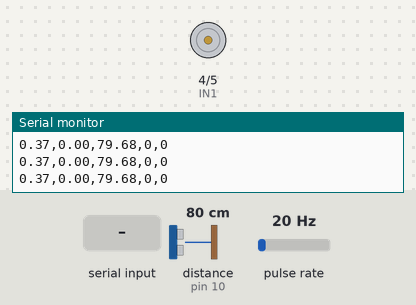
The sketch below on a simulated Arduino Uno, built with avr-gcc and run on an emulated ATmega328P. On the bench: motor-driver pin pairs drawn as motors (green arrow = first pin HIGH = forward, orange = second pin HIGH = backward, longer = more drive, scaled by the enable pin), the last lines printed to the serial monitor. Wiring (inferred from the names in the program): ultrasonic range finder: trigger pin 9; echo pin 10; pulse sensor: data pin 2. The test bench sets the inputs (shaded band); at power-on: pulse rate 20 Hz, distance to the obstacle (sensor on pin 10) 80 cm. The echo pulse lasts 58.3 µs per cm.

Above: at 1.2 s.
1.3 s: "F90\n" received over Serial
2.8 s: "R90\n" received over Serial
4.3 s: "V90\n" received over Serial
At 5.7 s:
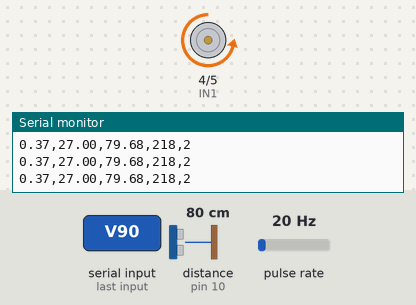
7.3 s: pulse rate (sensor on pin 2) set to 196 Hz
At 9.8 s:
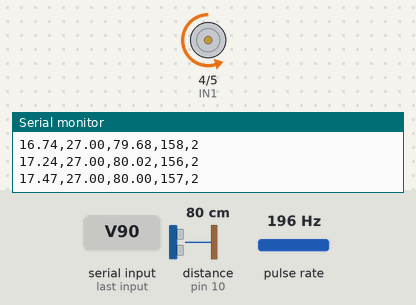
10.3 s: "F,45\n" received over Serial
At 10.7 s:
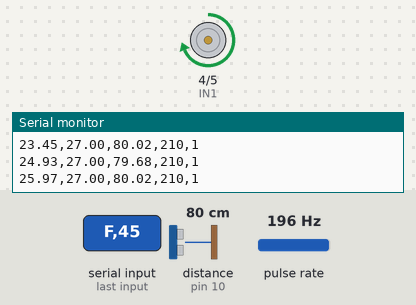
13.3 s: "R,45\n" received over Serial
At 14.05 s:
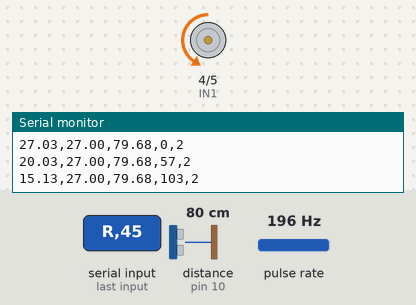
Timing chart, 0 to 17.3 s (numbered marks = the images above; inputs shaded):
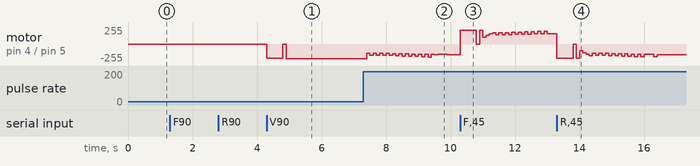

Measured:
- after the input at 4.3 s, motor on pin 4 (IN1) / pin 5 (IN2): stopped → backward 210/255 at once, → stopped 0.50 s later, → backward 218/255 0.10 s later, → backward 219/255 1.5 s later, … (9 changes in this stretch)

The sketch:

cinta.ino
```cpp
#include "PID.h"

// ======================================================
// PINES
// ======================================================

#define ENC_A 2

#define TRIG 9
#define ECHO 10

#define IN1 4
#define IN2 5
#define ENA 6


// ======================================================
// ENCODER
// ======================================================

volatile long encoderCount = 0;

const float PULSOS_POR_VUELTA = 3242.0;


// ======================================================
// VELOCIDAD
// ======================================================

// 100 % = 30 RPM
const double RPM_MAX_REAL = 30.0;

int porcentajeVelocidad = 0;


// ÚNICO SETPOINT
double setpoint = 0.0;


// Entrada y salida PID
double inputPID = 0.0;
double outputPID = 0.0;


// ======================================================
// FILTRO RPM
// ======================================================

double rpmFiltrada = 0.0;

const double ALPHA_RPM = 0.30;


// ======================================================
// CORRECCIÓN DEL ENCODER
// ======================================================

const int PWM_UMBRAL_CORRECCION = 155;

const double PENDIENTE_RPM_PWM = 0.192;
const double OFFSET_RPM_PWM = -11.94;


// ======================================================
// PID
// ======================================================

double Kp = 8.0;
double Ki = 2.2;
double Kd = 0.10;


PID miPID(
  &inputPID,
  &outputPID,
  &setpoint,
  Kp,
  Ki,
  Kd,
  PID::Direction::DIRECT
);


// ======================================================
// PWM
// ======================================================

// Permitimos llegar aproximadamente a 30 RPM
const int PWM_MAX_PID = 220;


// Impulso inicial
const int PWM_ARRANQUE = 210;

const unsigned long TIEMPO_ARRANQUE_MS = 500;

int pwmAplicado = 0;


// ======================================================
// ESTADO MOTOR
// ======================================================

enum EstadoMotor {

  PARADO = 0,

  ADELANTE = 1,

  REVERSA = 2
};


EstadoMotor estadoMotor = PARADO;


// ======================================================
// ARRANQUE
// ======================================================

bool enImpulsoArranque = false;

unsigned long inicioImpulso = 0;


// ======================================================
// MEDICIÓN
// ======================================================

unsigned long ultimoTiempo = 0;

const unsigned long PERIODO_MUESTREO = 100;


// ======================================================
// ULTRASONIDO
// ======================================================

float distancia = -1;


// ======================================================
// INTERRUPCIÓN ENCODER
// ======================================================

void encoderISR() {

  encoderCount++;
}


// ======================================================
// DISTANCIA
// ======================================================

float leerDistancia() {

  digitalWrite(TRIG, LOW);

  delayMicroseconds(2);

  digitalWrite(TRIG, HIGH);

  delayMicroseconds(10);

  digitalWrite(TRIG, LOW);


  unsigned long duracion =
    pulseIn(
      ECHO,
      HIGH,
      25000
    );


  if (duracion == 0) {

    return -1;
  }


  return
    duracion
    *
    0.0343
    /
    2.0;
}


// ======================================================
// ARRANQUE
// ======================================================

void iniciarImpulso() {

  if (estadoMotor == PARADO) {

    return;
  }


  if (porcentajeVelocidad <= 0) {

    return;
  }


  miPID.SetMode(
    PID::Mode::MANUAL
  );


  miPID.reset();


  outputPID = 0;


  enImpulsoArranque = true;

  inicioImpulso = millis();


  pwmAplicado =
    PWM_ARRANQUE;


  analogWrite(
    ENA,
    pwmAplicado
  );
}


// ======================================================
// ADELANTE
// ======================================================

void adelante() {

  estadoMotor =
    ADELANTE;


  digitalWrite(
    IN1,
    HIGH
  );


  digitalWrite(
    IN2,
    LOW
  );


  if (porcentajeVelocidad > 0) {

    iniciarImpulso();

  } else {

    analogWrite(
      ENA,
      0
    );
  }
}


// ======================================================
// REVERSA
// ======================================================

void reversa() {

  estadoMotor =
    REVERSA;


  digitalWrite(
    IN1,
    LOW
  );


  digitalWrite(
    IN2,
    HIGH
  );


  if (porcentajeVelocidad > 0) {

    iniciarImpulso();

  } else {

    analogWrite(
      ENA,
      0
    );
  }
}


// ======================================================
// STOP
// ======================================================

void detener() {

  estadoMotor =
    PARADO;


  digitalWrite(
    IN1,
    LOW
  );


  digitalWrite(
    IN2,
    LOW
  );


  analogWrite(
    ENA,
    0
  );


  porcentajeVelocidad = 0;

  setpoint = 0;

  inputPID = 0;

  outputPID = 0;

  rpmFiltrada = 0;

  pwmAplicado = 0;


  enImpulsoArranque =
    false;


  miPID.SetMode(
    PID::Mode::MANUAL
  );


  miPID.reset();
}


// ======================================================
// CAMBIAR VELOCIDAD
// ======================================================

void cambiarVelocidad(
  int porcentaje
) {

  porcentaje =
    constrain(
      porcentaje,
      0,
      100
    );


  int porcentajeAnterior =
    porcentajeVelocidad;


  porcentajeVelocidad =
    porcentaje;

  setpoint =
    (
      porcentajeVelocidad
      /
      100.0
    )
    *
    RPM_MAX_REAL;


  // ==================================================
  // 0 %
  // ==================================================

  if (porcentajeVelocidad == 0) {

    pwmAplicado = 0;

    outputPID = 0;


    analogWrite(
      ENA,
      0
    );


    enImpulsoArranque =
      false;


    miPID.SetMode(
      PID::Mode::MANUAL
    );


    miPID.reset();


    return;
  }


  // ==================================================
  // ARRANQUE DESDE CERO
  // ==================================================

  if (
    porcentajeAnterior == 0
    &&
    estadoMotor != PARADO
  ) {

    iniciarImpulso();

    return;
  }

}


// ======================================================
// SERIAL
// ======================================================

void leerComandosSerial() {

  if (Serial.available() <= 0) {

    return;
  }


  char comando =
    Serial.read();


  switch (comando) {


    case 'F':

      adelante();

      break;


    case 'R':

      reversa();

      break;


    case 'S':

      detener();

      break;


    case 'V': {

      int porcentaje =
        Serial.parseInt();


      cambiarVelocidad(
        porcentaje
      );


      break;
    }
  }
}


// ======================================================
// SETUP
// ======================================================

void setup() {

  Serial.begin(
    115200
  );


  Serial.setTimeout(
    50
  );


  // Encoder
  pinMode(
    ENC_A,
    INPUT_PULLUP
  );


  // Ultrasonido
  pinMode(
    TRIG,
    OUTPUT
  );


  pinMode(
    ECHO,
    INPUT
  );


  // Motor
  pinMode(
    IN1,
    OUTPUT
  );


  pinMode(
    IN2,
    OUTPUT
  );


  pinMode(
    ENA,
    OUTPUT
  );


  // Encoder
  attachInterrupt(
    digitalPinToInterrupt(ENC_A),
    encoderISR,
    RISING
  );


  // ==================================================
  // CONFIGURAR PID
  // ==================================================

  miPID.SetOutputLimits(
    0,
    PWM_MAX_PID
  );


  miPID.SetMode(
    PID::Mode::MANUAL
  );


  detener();


  ultimoTiempo =
    millis();
}


// ======================================================
// LOOP
// ======================================================

void loop() {

  leerComandosSerial();


  unsigned long ahora =
    millis();


  // ==================================================
  // IMPULSO DE ARRANQUE
  // ==================================================

  if (enImpulsoArranque) {


    pwmAplicado =
      PWM_ARRANQUE;


    analogWrite(
      ENA,
      pwmAplicado
    );


    if (
      ahora
      -
      inicioImpulso
      >=
      TIEMPO_ARRANQUE_MS
    ) {


      enImpulsoArranque =
        false;


      miPID.SetMode(
        PID::Mode::AUTOMATIC
      );
    }
  }


  // ==================================================
  // MEDICIÓN
  // ==================================================

  if (
    ahora
    -
    ultimoTiempo
    >=
    PERIODO_MUESTREO
  ) {


    // ==================================================
    // TIEMPO
    // ==================================================

    float dt =
      (
        ahora
        -
        ultimoTiempo
      )
      /
      1000.0;


    ultimoTiempo =
      ahora;


    // ==================================================
    // PULSOS
    // ==================================================

    noInterrupts();


    long pulsos =
      encoderCount;


    encoderCount =
      0;


    interrupts();


    // ==================================================
    // RPM DEL ENCODER
    // ==================================================

    double rpmEncoder =
      (
        pulsos
        /
        PULSOS_POR_VUELTA
      )
      *
      (
        60.0
        /
        dt
      );


    // ==================================================
    // CORRECCIÓN DE RPM
    // ==================================================

    double rpmInstantanea =
      rpmEncoder;


    if (
      pwmAplicado
      >
      PWM_UMBRAL_CORRECCION
    ) {


      double rpmEstimadaPWM =
        (
          PENDIENTE_RPM_PWM
          *
          pwmAplicado
        )
        +
        OFFSET_RPM_PWM;

      if (
        rpmEncoder
        >
        3.0
      ) {


        if (
          rpmEstimadaPWM
          >
          rpmEncoder
        ) {

          rpmInstantanea =
            rpmEstimadaPWM;

        } else {

          rpmInstantanea =
            rpmEncoder;
        }
      }
    }


    // ==================================================
    // FILTRAR RPM
    // ==================================================

    if (
      rpmFiltrada
      ==
      0
    ) {

      rpmFiltrada =
        rpmInstantanea;

    } else {

      rpmFiltrada =
        (
          ALPHA_RPM
          *
          rpmInstantanea
        )
        +
        (
          (1.0 - ALPHA_RPM)
          *
          rpmFiltrada
        );
    }


    // ==================================================
    // ENTRADA DEL PID
    // ==================================================

    inputPID =
      rpmFiltrada;


    // ==================================================
    // CONTROL PID
    // ==================================================

    if (
      estadoMotor != PARADO
      &&
      porcentajeVelocidad > 0
      &&
      !enImpulsoArranque
    ) {


      miPID.Compute();


      pwmAplicado =
        constrain(
          (int)outputPID,
          0,
          PWM_MAX_PID
        );


      analogWrite(
        ENA,
        pwmAplicado
      );
    }


    // ==================================================
    // MOTOR PARADO
    // ==================================================

    if (
      estadoMotor == PARADO
      ||
      porcentajeVelocidad == 0
    ) {

      pwmAplicado = 0;


      analogWrite(
        ENA,
        0
      );
    }


    // ==================================================
    // DISTANCIA
    // ==================================================

    distancia =
      leerDistancia();


    // ==================================================
    // SALIDA SERIAL
    //
    // RPM,SETPOINT,DISTANCIA,PWM,ESTADO
    // ==================================================

    Serial.print(
      rpmFiltrada,
      2
    );


    Serial.print(",");


    Serial.print(
      setpoint,
      2
    );


    Serial.print(",");


    Serial.print(
      distancia,
      2
    );


    Serial.print(",");


    Serial.print(
      pwmAplicado
    );


    Serial.print(",");


    Serial.println(
      estadoMotor
    );
  }
}
```

PID.h
```cpp
#pragma once

#include <Arduino.h>


class PID {

public:

  enum class Mode {

    MANUAL,

    AUTOMATIC
  };


  enum class Direction {

    DIRECT,

    REVERSE
  };


private:

  double* input;

  double* output;

  double* setpoint;


  double kp;

  double ki;

  double kd;


  double integral;

  double errorAnterior;


  double outputMin;

  double outputMax;


  Mode mode;

  Direction direction;


  bool primerCalculo;


  unsigned long lastTimeCalculated;


public:


  PID(
    double* input,
    double* output,
    double* setpoint,
    double kp,
    double ki,
    double kd,
    Direction direction = Direction::DIRECT
  )
    :

      input(input),

      output(output),

      setpoint(setpoint),

      kp(kp),

      ki(ki),

      kd(kd),

      integral(0.0),

      errorAnterior(0.0),

      outputMin(0.0),

      outputMax(255.0),

      mode(Mode::MANUAL),

      direction(direction),

      primerCalculo(true),

      lastTimeCalculated(0)

  {

  }


  // ==================================================
  // COMPUTE
  // ==================================================

  void Compute() {


    if (
      !input
      ||
      !output
      ||
      !setpoint
    ) {

      return;
    }


    if (
      mode
      ==
      Mode::MANUAL
    ) {

      return;
    }


    unsigned long ahora =
      millis();


    // Primera ejecución

    if (
      lastTimeCalculated
      ==
      0
    ) {

      lastTimeCalculated =
        ahora;

      return;
    }


    double dt =
      (
        ahora
        -
        lastTimeCalculated
      )
      /
      1000.0;


    lastTimeCalculated =
      ahora;


    if (
      dt <= 0
    ) {

      return;
    }


    *output =
      calcular(
        *setpoint,
        *input,
        dt
      );
  }


  // ==================================================
  // PID
  // ==================================================

  double calcular(
    double referencia,
    double valorActual,
    double dt
  ) {


    // ==========================================
    // ERROR
    // ==========================================

    double error =
      referencia
      -
      valorActual;


    if (
      direction
      ==
      Direction::REVERSE
    ) {

      error =
        -error;
    }


    // ==========================================
    // PROPORCIONAL
    // ==========================================

    double P =
      kp
      *
      error;


    // ==========================================
    // DERIVATIVO
    // ==========================================

    double derivada =
      0;


    if (
      !primerCalculo
    ) {

      derivada =
        (
          error
          -
          errorAnterior
        )
        /
        dt;
    }


    double D =
      kd
      *
      derivada;


    // ==========================================
    // INTEGRAL
    // ==========================================

    double integralNueva =
      integral
      +
      error
      *
      dt;


    double I =
      ki
      *
      integralNueva;


    // ==========================================
    // SALIDA PROVISIONAL
    // ==========================================

    double salidaProvisional =
      P
      +
      I
      +
      D;


    // ==========================================
    // ANTI WINDUP
    // ==========================================

    if (

      (
        salidaProvisional
        <=
        outputMax

        &&

        salidaProvisional
        >=
        outputMin
      )

      ||

      (
        salidaProvisional
        >
        outputMax

        &&

        error
        <
        0
      )

      ||

      (
        salidaProvisional
        <
        outputMin

        &&

        error
        >
        0
      )

    ) {

      integral =
        integralNueva;
    }


    // Recalcular integral aceptada

    I =
      ki
      *
      integral;


    // ==========================================
    // SALIDA PID
    // ==========================================

    double salida =
      P
      +
      I
      +
      D;


    // Limitar salida PWM

    if (
      salida
      >
      outputMax
    ) {

      salida =
        outputMax;
    }


    if (
      salida
      <
      outputMin
    ) {

      salida =
        outputMin;
    }


    errorAnterior =
      error;


    primerCalculo =
      false;


    return salida;
  }


  // ==================================================
  // RESET
  // ==================================================

  void reset() {

    integral =
      0;

    errorAnterior =
      0;

    primerCalculo =
      true;

    lastTimeCalculated =
      0;
  }


  // ==================================================
  // MODO
  // ==================================================

  void SetMode(
    Mode nuevoModo
  ) {


    if (
      nuevoModo
      ==
      mode
    ) {

      return;
    }


    if (
      nuevoModo
      ==
      Mode::AUTOMATIC
    ) {

      reset();
    }


    mode =
      nuevoModo;
  }


  // ==================================================
  // LÍMITES
  // ==================================================

  void SetOutputLimits(
    double minimo,
    double maximo
  ) {


    if (
      minimo
      >=
      maximo
    ) {

      return;
    }


    outputMin =
      minimo;

    outputMax =
      maximo;
  }


  // ==================================================
  // GANANCIAS
  // ==================================================

  void setKp(
    double valor
  ) {

    kp =
      valor;
  }


  void setKi(
    double valor
  ) {

    ki =
      valor;
  }


  void setKd(
    double valor
  ) {

    kd =
      valor;
  }
};
```
